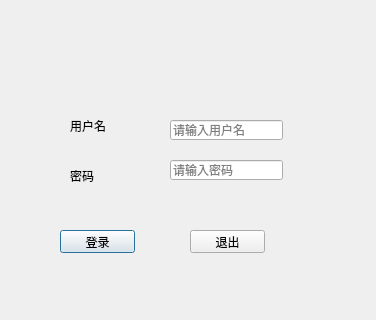
<?xml version="1.0" encoding="UTF-8"?>
<ui version="4.0">
 <class>LoginDialog</class>
 <widget class="QDialog" name="LoginDialog">
  <property name="geometry">
   <rect>
    <x>0</x>
    <y>0</y>
    <width>376</width>
    <height>320</height>
   </rect>
  </property>
  <property name="windowTitle">
   <string>Dialog</string>
  </property>
  <widget class="QPushButton" name="loginBtn">
   <property name="geometry">
    <rect>
     <x>60</x>
     <y>230</y>
     <width>75</width>
     <height>23</height>
    </rect>
   </property>
   <property name="text">
    <string>登录</string>
   </property>
  </widget>
  <widget class="QPushButton" name="exitBtn">
   <property name="geometry">
    <rect>
     <x>190</x>
     <y>230</y>
     <width>75</width>
     <height>23</height>
    </rect>
   </property>
   <property name="text">
    <string>退出</string>
   </property>
  </widget>
  <widget class="QLabel" name="label">
   <property name="geometry">
    <rect>
     <x>70</x>
     <y>120</y>
     <width>54</width>
     <height>12</height>
    </rect>
   </property>
   <property name="text">
    <string>用户名</string>
   </property>
  </widget>
  <widget class="QLabel" name="label_2">
   <property name="geometry">
    <rect>
     <x>70</x>
     <y>170</y>
     <width>54</width>
     <height>12</height>
    </rect>
   </property>
   <property name="text">
    <string>密码</string>
   </property>
  </widget>
  <widget class="QLineEdit" name="usrLineEdit">
   <property name="geometry">
    <rect>
     <x>170</x>
     <y>120</y>
     <width>113</width>
     <height>20</height>
    </rect>
   </property>
   <property name="placeholderText">
    <string>请输入用户名</string>
   </property>
  </widget>
  <widget class="QLineEdit" name="pwdLineEdit">
   <property name="geometry">
    <rect>
     <x>170</x>
     <y>160</y>
     <width>113</width>
     <height>20</height>
    </rect>
   </property>
   <property name="echoMode">
    <enum>QLineEdit::Password</enum>
   </property>
   <property name="placeholderText">
    <string>请输入密码</string>
   </property>
  </widget>
 </widget>
 <resources/>
 <connections>
  <connection>
   <sender>exitBtn</sender>
   <signal>clicked()</signal>
   <receiver>LoginDialog</receiver>
   <slot>close()</slot>
   <hints>
    <hint type="sourcelabel">
     <x>214</x>
     <y>241</y>
    </hint>
    <hint type="destinationlabel">
     <x>214</x>
     <y>273</y>
    </hint>
   </hints>
  </connection>
 </connections>
</ui>
